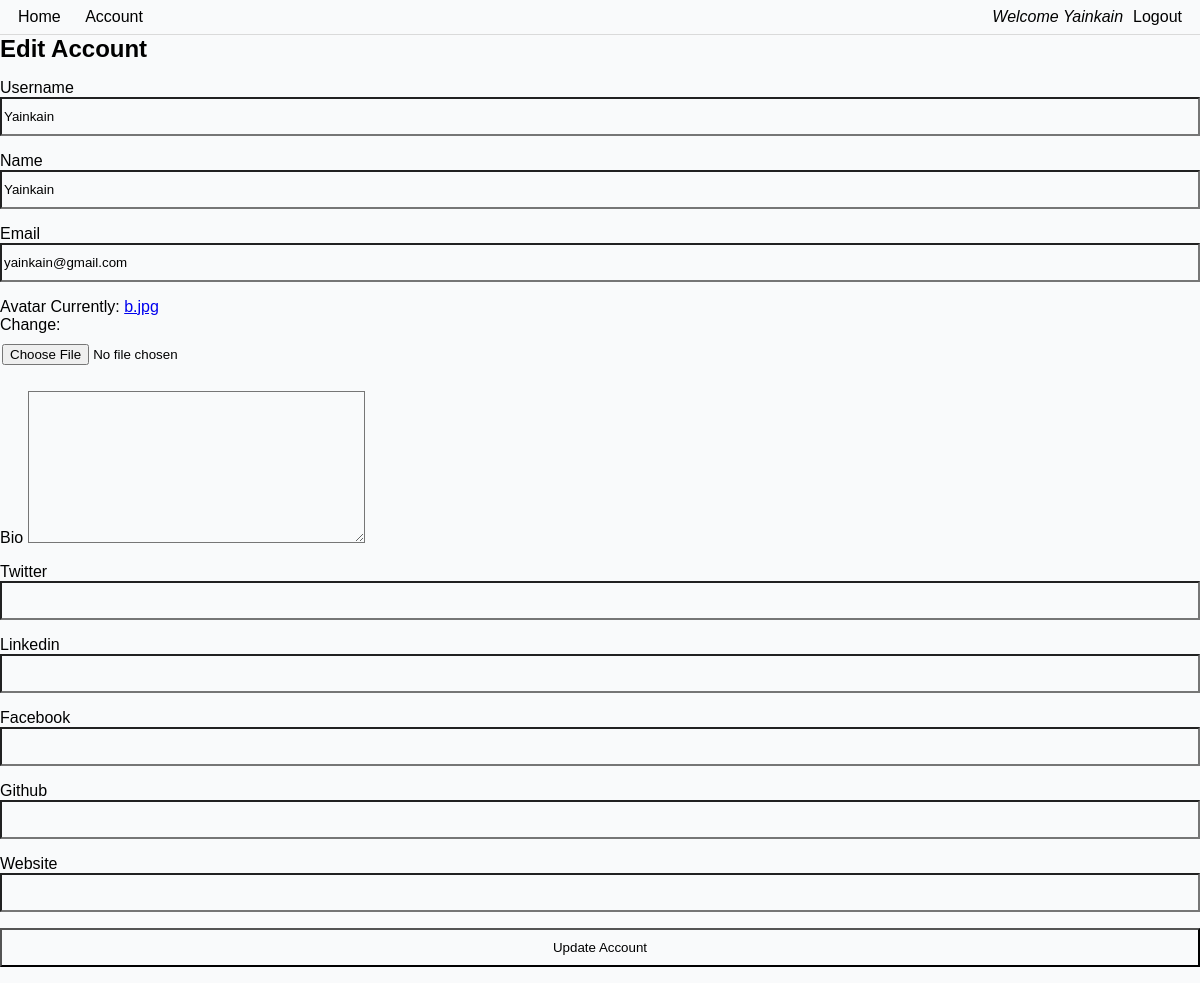
/edit-account/ (signed in), run on the app's committed database.
### base/models.py (models this page shows)
class User(AbstractUser):
    name = models.CharField(max_length=255, null=True)
    email = models.EmailField(unique=True, null=True)
    bio = models.TextField(blank=True, null=True)
    avatar = ResizedImageField(size=[300,300], default='avatar.png')
    id = models.UUIDField(default=uuid.uuid4, unique=True,primary_key=True, editable=False)
    hackathon_participants = models.BooleanField(default=True, null=True)
    USERNAME_FIELD ="email"
    REQUIRED_FIELDS = ['username']
    twitter = models.URLField(max_length=500, null=True, blank=True)
    linkedin = models.URLField(max_length=500, null=True, blank=True)
    website = models.URLField(max_length=500, null=True, blank=True)
    facebook = models.URLField(max_length=500, null=True, blank=True)
    github = models.URLField(max_length=500, null=True, blank=True)

### base/views.py (the view)
# urls.py: path('edit-account/', views.edit_account, name="edit-account"),
@login_required(login_url='/login')
def edit_account(request):
    form = UserForm(instance=request.user)
    if request.method == 'POST':
        form = UserForm(request.POST, request.FILES,  instance=request.user)
        if form.is_valid():
            user = form.save(commit=False)
            user.save()
            return redirect('account')
    context = {'form':form}
    return render(request, 'user_form.html', context)

### base/forms.py
class UserForm(ModelForm):
    class Meta:
        model = User
        fields = ['username', 'name', 'email', 'avatar' ,'bio', 'twitter', 'linkedin', 'facebook', 'github', 'website']
        widgets = {
            'username': forms.TextInput(attrs={'class':'form-field--input'}),
            'name':forms.TextInput(attrs={'class':'form-field--input'}),
            'email':forms.EmailInput(attrs={'class':'form-field--input'}),
            'bio':forms.Textarea(attrs={'class':'form-field--input-txarea'}),
            'twitter': forms.TextInput(attrs={'class':'form-field--input'}),
            'linkedin':forms.TextInput(attrs={'class':'form-field--input'}),
            'facebook':forms.TextInput(attrs={'class':'form-field--input'}),
            'github':forms.TextInput(attrs={'class':'form-field--input'}),
            'website':forms.TextInput(attrs={'class':'form-field--input'})
        }

### base/templates/user_form.html (shortened to what this page needs)
{% extends 'main.html' %}
{% block content %}
<div class="'edit-accinfo-container">
    <h1 class="form-field--title">Edit Account</h1>
    <div class="section">
        <form method="POST" enctype="multipart/form-data">
            {% for field in form %}
                <div class="form-field--wrapper">
                    <label>{{field.label}}</label>
                    {{field}}
                </div>
            {% endfor %}
            <div class="form-field--wrapper">
                <input class="btn btn-primary formsubmit-btn" type="submit" value="Update Account" />
            </div>
        </form>
    </div>
</div>
{% endblock content %}

### base/templates/navbar.html
<nav>
    <div >
        <a href="{% url 'home' %}">Home</a>
        {% if request.user.is_authenticated %}
         <a   href="{% url 'account' %}">Account</a>
        {% endif %}
    </div>
    <div class="user--welcome">
        {% if request.user.is_authenticated %}
        <h3 class="user--welcome--wrapper">Welcome {{request.user.username}}</h3>
             <a class="btn btn--warning" href="{% url 'logout' %}">Logout</a>
        {% else %}
            <a class="btn btn-primary" href="{% url 'login' %}">Login</a>
         {% endif %}
    </div>
</nav>

### base/static/css/main.css (style rules this page uses)
* { box-sizing: border-box; padding: 0; margin: 0; font-family: Verdana, Geneva, Tahoma, sans-serif; background-color: rgb(249, 250, 251); }
nav { display: flex; justify-content: space-between; align-items: center; width: 100%; padding: 0.5rem; border-bottom: 1px solid rgb(218, 218, 218); }
nav a { text-decoration: none; color: black; margin: 0 10px; }
.user--welcome { display: flex; align-items: center; }
.user--welcome--wrapper { font-size: 1rem; font-style: italic; font-weight: lighter; }
.form-field--wrapper { margin-top: 1em; margin-bottom: 1em; }
input { width: 100%; padding: 10px 2px; }

### data on the page
User: user.username "Yainkain", form "Yainkain" "Yainkain" "yainkain@gmail.com"

### other printed values
{{ field.label }} "Username" "Name" "Email" "Avatar" "Bio" "Twitter" "Linkedin" "Facebook" "Github" "Website"
